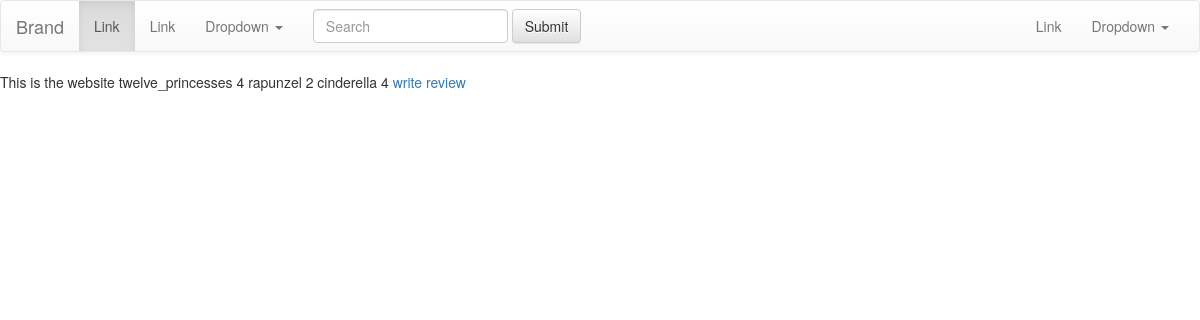
Before: / with the older database file.
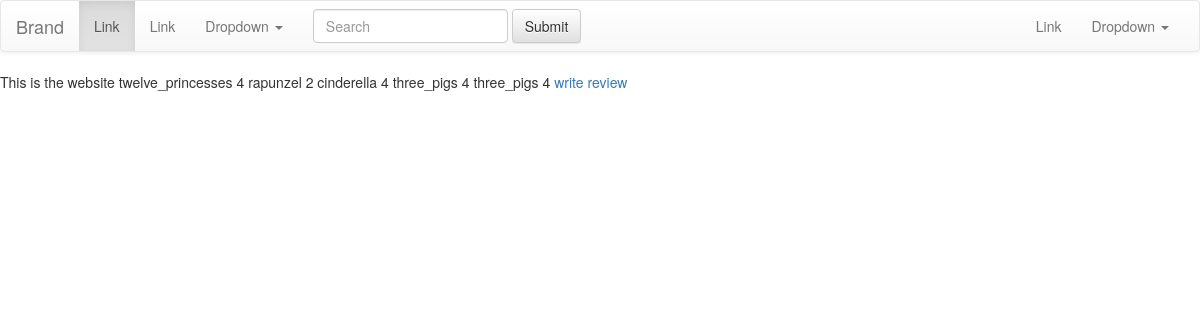
After: the same page with the newer database file.
### reviews/models.py (models this page shows, shortened)
class Review(models.Model):
	author = models.ForeignKey('auth.User')
	TITLE_CHOICES = (
		('cinderella', 'Cinderella'),
		('hansel_gretel', 'Hansel & Gretel'),
		('rapunzel', 'Rapunzel'),
		('snow_white', 'Snow White and the Seven Dwarfs'),
		('three_pigs', 'The Three Little Pigs'),
		('twelve_princesses', 'The 12 Dancing Princesses')
		)
	title = models.CharField(max_length=100, choices=TITLE_CHOICES)
	text = models.TextField()
	stars_overall = models.IntegerField()
	stars_story = models.IntegerField()
	stars_characters = models.IntegerField()
	stars_relevance = models.IntegerField()
	review_date = models.DateTimeField(blank=True, null=True)

### reviews/views.py (the view)
# urls.py: url(r'^$', views.all_reviews, name='all_reviews'),
def all_reviews(request):
	reviews = Review.objects.filter(review_date__lte=timezone.now()).order_by('review_date')
	return render(request, 'reviews/all_reviews.html', {'reviews': reviews})

### reviews/templates/reviews/all_reviews.html
{% extends 'reviews/base.html' %}
{% block content %}
This is the website
{% for review in reviews %}
	{{ review.title }}
	{{ review.stars_overall }}
{% endfor %}
<a href="{% url 'write_review' %}">write review</a>
{% endblock %}

Changed rows visible on the page:
added Review: title "three_pigs", stars_overall "4"
added Review: title "three_pigs", stars_overall "4"
